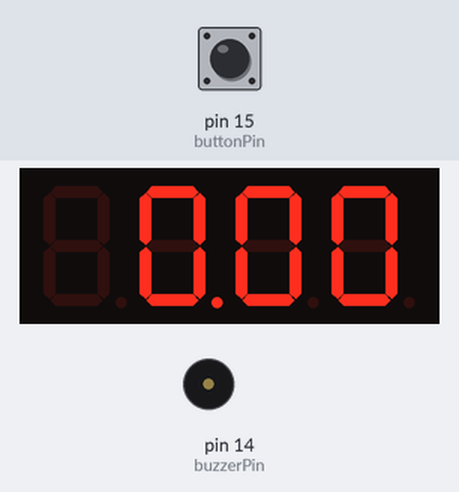
A sketch run on a simulated Arduino Uno, built with avr-gcc and run on an emulated ATmega328P. Parts: 4-digit seven-segment display, buzzer (waves = sounding). The inputs (shaded band) are chosen by the test bench; at power-on: pin 15 (buttonPin) LOW.

Above: at 1.2 s.
1.3 s: pin 15 (buttonPin) pulled HIGH for 0.15 s
At 1.8 s:
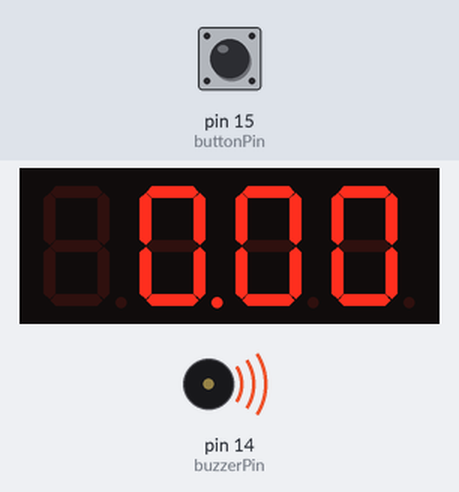
At 4.3 s:
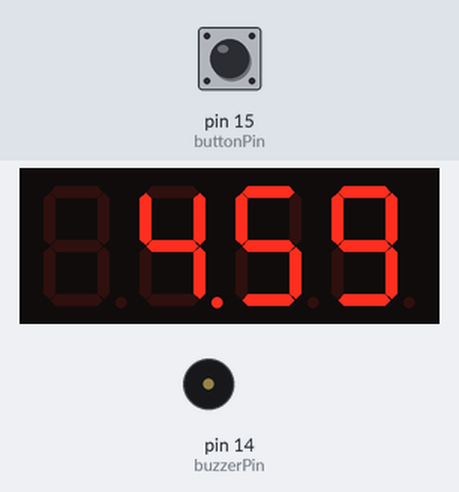
Timing chart, 0 to 5.8 s (numbered marks = the images above; inputs shaded):
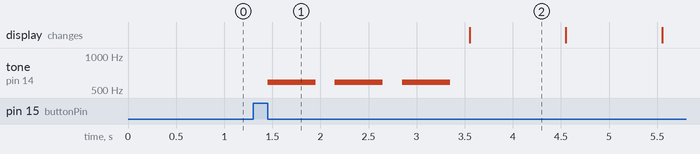

Measured:
- after the input at 1.3 s, tone on pin 14 (buzzerPin): alternates 587 Hz for 0.50 s and silent for 0.20 s, 6 changes in all, then stays silent, starting after 0.15 s

The sketch:

fight-clock.ino
```cpp
#include <Arduino.h>
#include <SevSeg.h>
SevSeg sevseg;

// put function declarations here:
void playPassiveBuzzer(int buzzerPin, int frequency);
int getTimeToPrint(int timeLeft);
void decrementTime();
bool pollButton();

// initialize variables & constants
const int FIGHT_TIME = 300;
const int BREAK_TIME = 60;
const int TOTAL_ROUNDS = 3;
int state = 0;  // FSM STATE
/* STATE ENCODING:
    0 - WAIT
    1 - FIGHT
    2 - BREAK
    3 - PAUSE FIGHT
    4 - PAUSE BREAK
*/
int buzzerPin = 14;
int buttonPin = 15;
int buttonVal = 0;
int timeLeft = 0;  // time left in the round in milliseconds (fight or break)
int roundNumber = 0;
unsigned long previousMillis = 0;
unsigned long currentMillis = 0;

void setup() {
  // put your setup code here, to run once:
  // initialize sevseg display
  byte numDigits = 4;
  byte digitPins[] = {10, 11, 12, 13};
  byte segmentPins[] = {9, 2, 3, 5, 6, 8, 7, 4};
  bool resistorsOnSegments = true;
  bool updateWithDelaysIn = true;
  byte hardwareConfig = COMMON_CATHODE;
  sevseg.begin(hardwareConfig, numDigits, digitPins, segmentPins,
               resistorsOnSegments);
  sevseg.setBrightness(90);
  sevseg.setNumber(0, 2);
  sevseg.refreshDisplay();
  // initialize button pin
  pinMode(buttonPin, INPUT);
  // initialize buzzer pin
  pinMode(buzzerPin, OUTPUT);
}

void loop() {
  // put your main code here, to run repeatedly:
  if (state == 0) {  // WAIT
    if (pollButton()) {
      timeLeft = FIGHT_TIME;  // reset clock
      roundNumber = 1;        // reset round
      state = 1;              // start fight clock
      playPassiveBuzzer(buzzerPin, 587);
    } else {
      state = 0;  // keep waiting
    }

  } else if (state == 1) {  // FIGHT
    if (pollButton()) {
      state = 3;
    } else if (timeLeft <= 0 &&
               roundNumber < TOTAL_ROUNDS) {  // the round has ended
      playPassiveBuzzer(buzzerPin, 494);
      timeLeft = BREAK_TIME;     // reset timer to break time
      state = 2;                 // begin break
    } else if (timeLeft <= 0) {  // fight is over
      state = 0;
    } else {  // round is still on
      // decrement timeLeft
      decrementTime();
    }

  } else if (state == 2) {  // BREAK
    if (pollButton()) {
      state = 4;
    } else if (timeLeft <= 0) {  // the break has ended
      playPassiveBuzzer(buzzerPin, 587);
      timeLeft = FIGHT_TIME;  // reset timer to fight time
      roundNumber++;          // increment the round
      state = 1;              // resume fight
    } else {                  // round is still on
      // decrement timeLeft
      decrementTime();
    }
  } else if (state == 3) {  // PAUSE FIGHT
    if (pollButton()) state = 1;
  } else if (state == 4) {  // PAUSE BREAK
    if (pollButton()) state = 2;
  }
  sevseg.setNumber(getTimeToPrint(timeLeft), 2);
  sevseg.refreshDisplay();
}

// put function definitions here:
void playPassiveBuzzer(int buzzerPin, int frequency) {
  tone(buzzerPin, frequency);
  delay(500);
  noTone(buzzerPin);
  delay(200);
  tone(buzzerPin, frequency);
  delay(500);
  noTone(buzzerPin);
  delay(200);
  tone(buzzerPin, frequency);
  delay(500);
  noTone(buzzerPin);
  delay(200);
}

// get integer to show on sev seg display
int getTimeToPrint(int timeLeft) {
  int minutesLeft = timeLeft / 60;
  int secondsLeft = timeLeft % 60;
  return (minutesLeft * 100 + secondsLeft);
}

// return true if a second has passed and decrement timeLeft
void decrementTime() {
  currentMillis = millis();
  if (currentMillis - previousMillis >= 1000) {
    previousMillis = currentMillis;
    timeLeft -= 1;
  }
}

// if the button is pressed, will wait until released then return true; else do
// nothing and return false
bool pollButton() {
  buttonVal = digitalRead(buttonPin);
  if (buttonVal == HIGH) {
    while (buttonVal == HIGH) {
      buttonVal = digitalRead(buttonPin);
    }
    return true;
  }
  return false;
}
```
